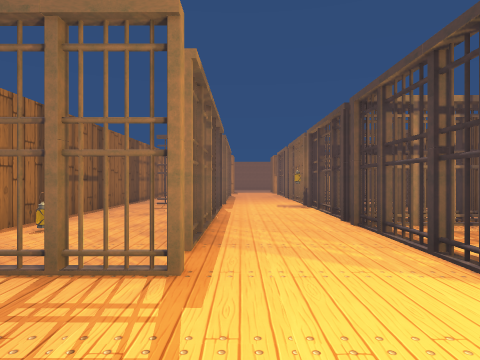
view 1 (above)

21 first-person views from a walk through a Unity game level. The camera is 1.4 m above the floor, looks level and sees 75° across. The floor is counted in squares, 2 m on a side. Each view is taken from the middle of a square. On the plan, view 1 faces up. The plan holds only what a view shows up to about 10 squares ahead; the rest is blank. Some animated figures are not drawn. Door leaves are left out, so doorways stand open.

view 2
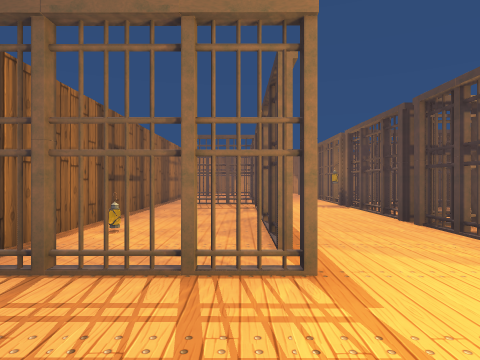

view 3
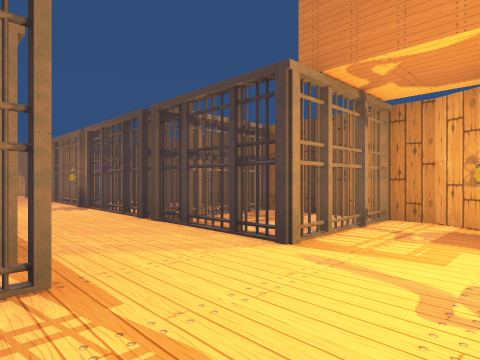

view 4
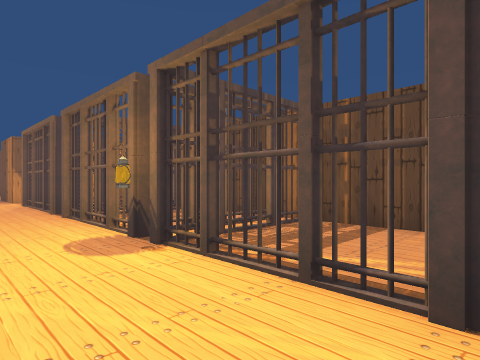

view 5
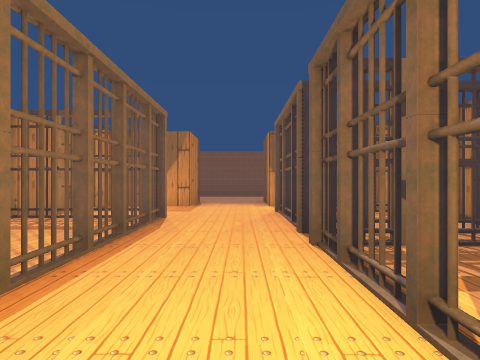

view 6
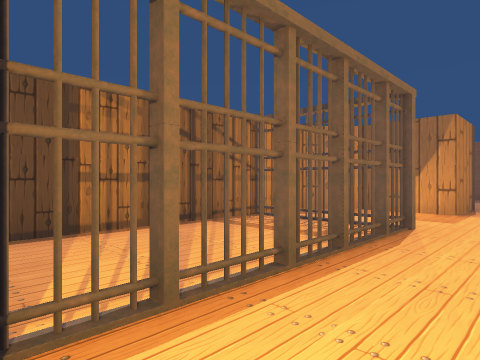

view 7
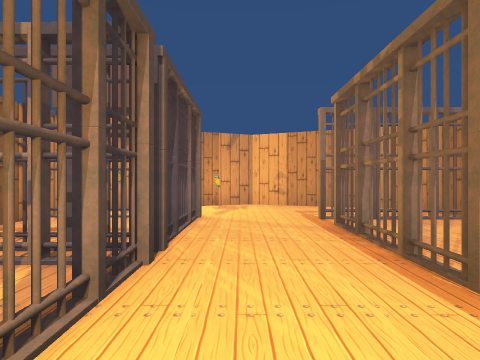

view 8
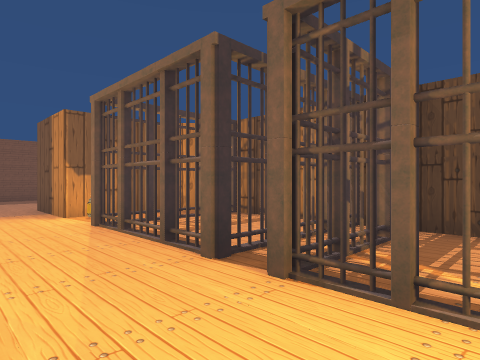

view 9
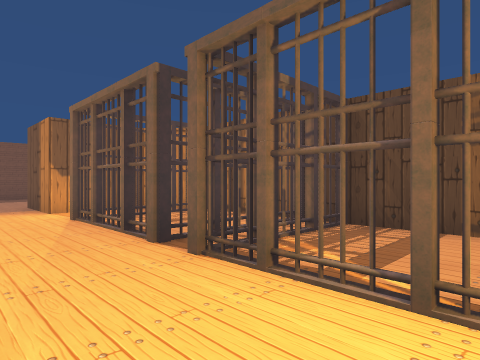

view 10
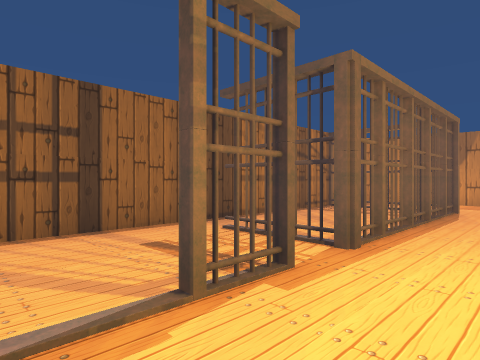

view 11
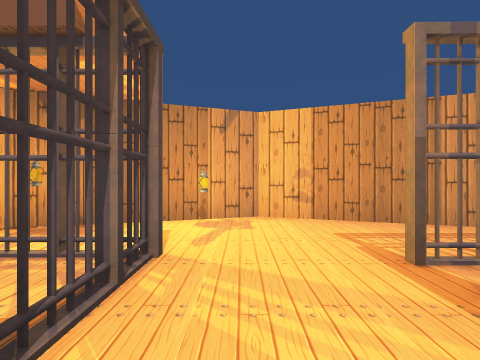

view 12
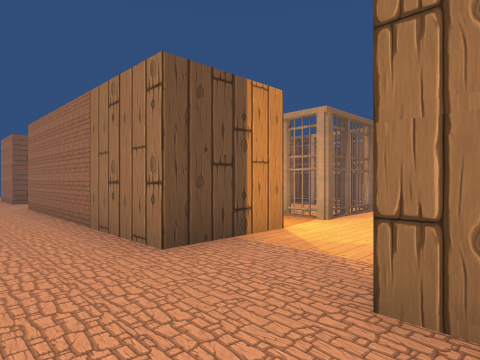

view 13
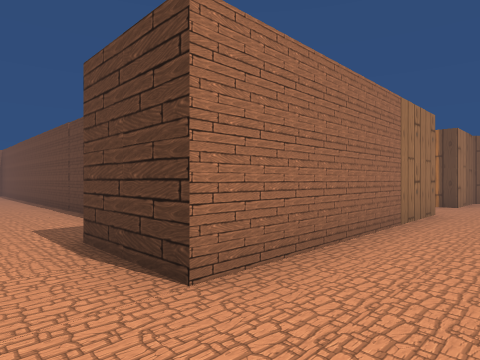

view 14
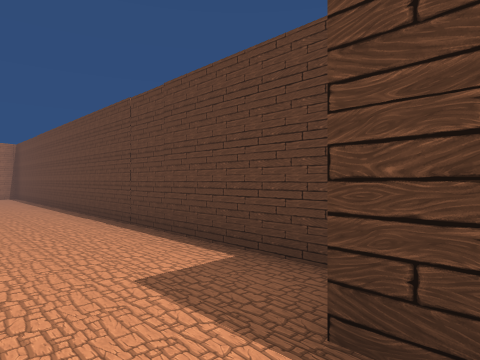

view 15
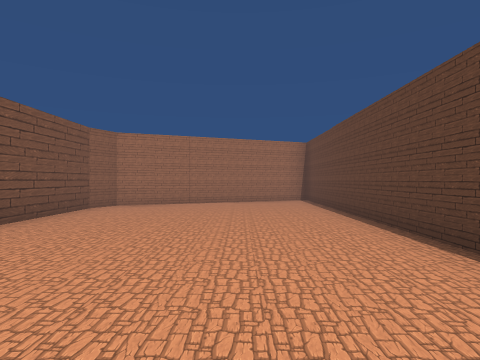

view 16
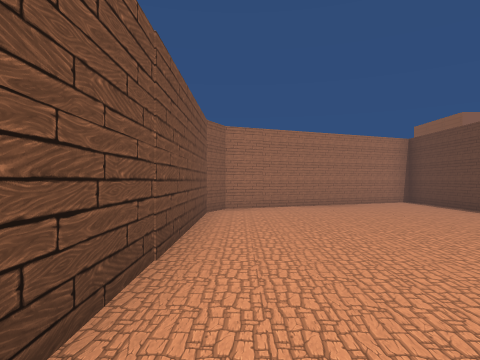

view 17
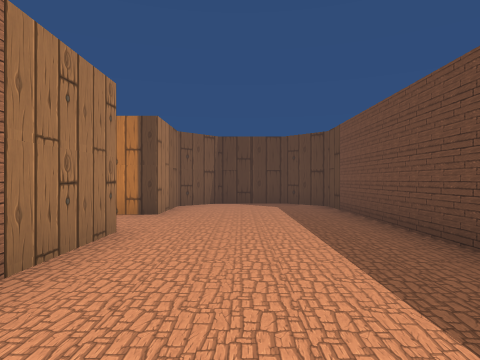

view 18
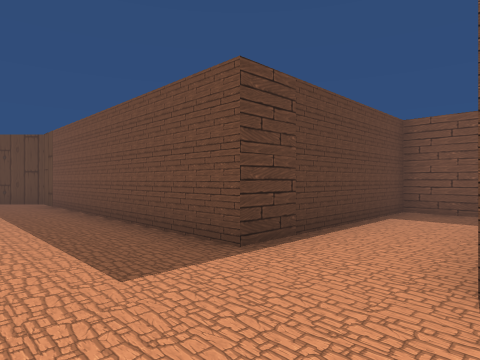

view 19
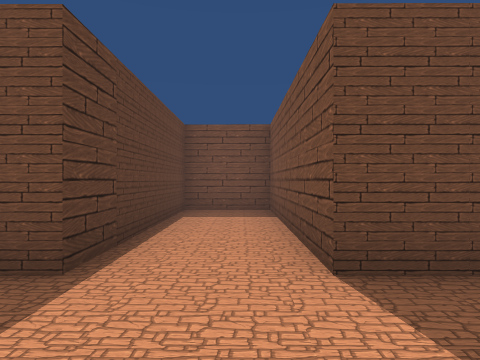

view 20
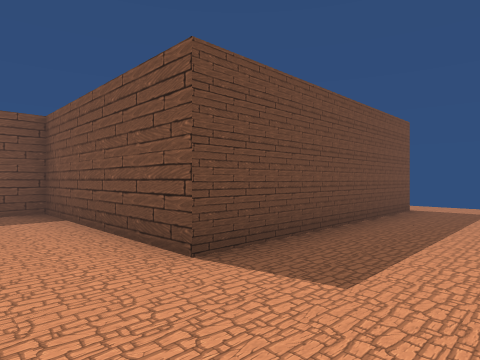

view 21
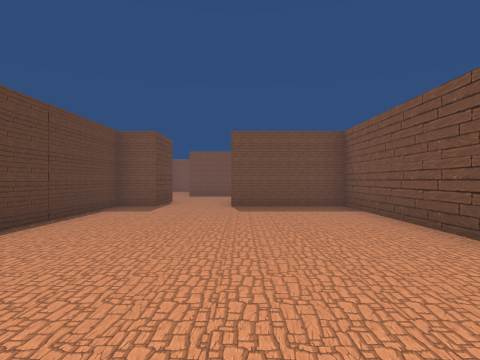

### Floor plan
Points are (right, up) in squares from view 1. A wall is a line through its corners. A room is listed if a view was taken in it or the views show most of it. See-through windows are left out.
Room 1 (views 1, 2, 3, 4, 5, 6, 7, 8, 9, 10, 11, 12, 13, 17, 18, 19, 20)
walls: (4.6, 15.5) (3.8, 16.3); (3.7, 18.3) (7.8, 18.3); (-1.8, 16.3) (-2.3, 16.3) (-3.3, 15.3) (-3.3, 14.5); (9.8, 18.3) (11.5, 18.3); (3.4, 0.1) (4.4, 0.5) (4.7, 1.3); (-3.4, 1.4) (-3.2, 0.8); (-2.9, 0.5) (-2, 0.1); (13.7, 22.3) (7.7, 22.3) (7.7, 27.3) (5.7, 27.3) (5.7, 22.3) (-2.3, 22.3) (-3.3, 21.3) (-3.3, 19.4) (-2.3, 18.3) (-1.4, 18.3); (0.6, -1) (1.7, -0.6)
ways out: opening at (8.5, 17.5) to room 2; open door at (0, 6.5)
objects: other object (-4, 2); other object (-4, 3); other object (-4, 4) to (-3, 5); other object (-4, 5) to (-3, 6); other object (-4, 6) to (-3, 7); other object (-4, 7) to (-3, 8); other object (-4, 8) to (-3, 9); other object (-4, 9) to (-3, 10); other object (-4, 10) to (-3, 11); other object (-4, 11) to (-3, 12); other object (-4, 12) to (-3, 13); other object (-4, 14); other object (-3, 2); other object (-3, 3); lantern (-3, 4); other object (-3, 14); other object (-2, -1) to (-1, -1); other object (-2, 2); other object (-2, 9); other object (-2, 14); other object (-1, 2); other object (-1, 3); other object (-1, 4); other object (-1, 5) to (-1, 6); other object (-1, 7) to (-1, 8); other object (-1, 9); other object (-1, 10); other object (-1, 11); other object (-1, 12); other object (-1, 13) to (0, 13); other object (-1, 14); other object (-1, 17); other object (-1, 18); other object (0, -1); other object (2, 0); other object (2, 2); other object (2, 3); other object (2, 4); other object (2, 5); other object (2, 6); other object (2, 7); lantern (2, 8); other object (2, 9); other object (2, 10); other object (2, 11); other object (2, 12); other object (2, 13); other object (2, 14); other object (2, 15); other object (2, 16); other object (2, 17) to (2, 18); other object (3, -1); other object (3, -1) to (4, 0); other object (3, 2); other object (3, 5); other object (3, 8); other object (3, 9); other object (3, 11); other object (3, 12); other object (3, 15); other object (3, 16); other object (3, 17) to (3, 18); other object (4, 2); other object (4, 5); other object (4, 8); other object (4, 9); other object (4, 11) to (5, 11); other object (4, 12); other object (4, 15); other object (5, 2); other object (5, 3); other object (5, 4); other object (5, 5); other object (5, 6); other object (5, 7); other object (5, 8); other object (5, 9); other object (5, 10); other object (5, 12); other object (5, 13) to (5, 14)
Room 2 (views 14, 15, 16, 21)
walls: (9.8, 17.9) (9.8, 18.3); (7.8, 18.3) (7.8, 16.3) (6.8, 16.3) (6.7, 3.2) (12.3, 5.5) (12.7, 6.3) (12.8, 16.3) (9.7, 16.3)
ways out: opening at (8.5, 17.5) to room 1

Where each view was taken, in squares from view 1:
view 1: 0 up, 0 right, facing up
view 2: 0 up, 1 left, facing up
view 3: 0 up, 1 left, facing up-right
view 4: 5 up, 0 right, facing up-right
view 5: 8 up, 1 right, facing up
view 6: 9 up, 1 right, facing up-left
view 7: 8 up, 1 right, facing down
view 8: 10 up, 0 right, facing up-right
view 9: 9 up, 0 right, facing up-right
view 10: 6 up, 1 right, facing up-left
view 11: 5 up, 1 right, facing down
view 12: 20 up, 1 left, facing down-right
view 13: 20 up, 9 right, facing down-left
view 14: 17 up, 9 right, facing down-left
view 15: 14 up, 9 right, facing down
view 16: 13 up, 12 right, facing down
view 17: 20 up, 6 right, facing left
view 18: 20 up, 8 right, facing up-left
view 19: 20 up, 7 right, facing up
view 20: 20 up, 6 right, facing up-right
view 21: 8 up, 10 right, facing up
